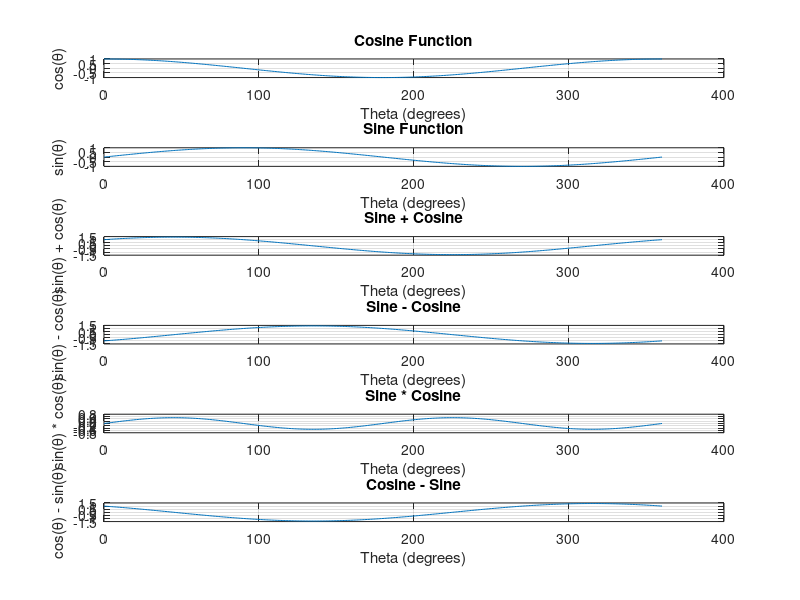

This chart was generated by the following MATLAB code: (Note: this script raises an error after producing the figure.)
% Define theta in degrees
theta = 0:1:360;

% Create a figure
figure;

% First subplot: Cosine function
subplot(6, 1, 1);
cosine_theta = cosd(theta); % Use cosd for degrees
plot(theta, cosine_theta);
title('Cosine Function');
xlabel('Theta (degrees)');
ylabel('cos(\theta)');
grid on;

% Second subplot: Sine function
subplot(6, 1, 2);
sine_theta = sind(theta); % Use sind for degrees
plot(theta, sine_theta);
title('Sine Function');
xlabel('Theta (degrees)');
ylabel('sin(\theta)');
grid on;

% Third subplot: Addition of sine and cosine
subplot(6, 1, 3);
sinePlusCos = sine_theta + cosine_theta; % Addition
plot(theta, sinePlusCos);
title('Sine + Cosine');
xlabel('Theta (degrees)');
ylabel('sin(\theta) + cos(\theta)');
grid on;

% Fourth subplot: Subtraction of sine from cosine
subplot(6, 1, 4);
sineMinusCos = sine_theta - cosine_theta; % Subtraction
plot(theta, sineMinusCos);
title('Sine - Cosine');
xlabel('Theta (degrees)');
ylabel('sin(\theta) - cos(\theta)');
grid on;

% Fifth subplot: Product of sine and cosine
subplot(6, 1, 5);
sineTimesCos = sine_theta .* cosine_theta; % Element-wise multiplication
plot(theta, sineTimesCos);
title('Sine * Cosine');
xlabel('Theta (degrees)');
ylabel('sin(\theta) * cos(\theta)');
grid on;

% Sixth subplot: Cosine - Sine
subplot(6, 1, 6);
cosineMinusSine = cosine_theta - sine_theta; % Cosine minus Sine
plot(theta, cosineMinusSine);
title('Cosine - Sine');
xlabel('Theta (degrees)');
ylabel('cos(\theta) - sin(\theta)');
grid on;

% Add a common title for the entire figure
sgtitle('Trigonometric Functions with Addition, Subtraction, and Product');
